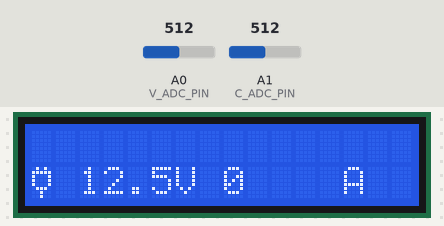
This sketch was run on a simulated Arduino Uno, built with avr-gcc and run on an emulated ATmega328P. Shown: 16×2 character LCD. The test bench sets the inputs (shaded band); at power-on: A0 (V_ADC_PIN) = 512, A1 (C_ADC_PIN) = 512. Random numbers use the default seed unless the sketch sets one; what the sketch prints to the serial monitor is not drawn.

Above: at 1.7 s.
1.8 s: A0 (V_ADC_PIN) set to 716
At 4.5 s:
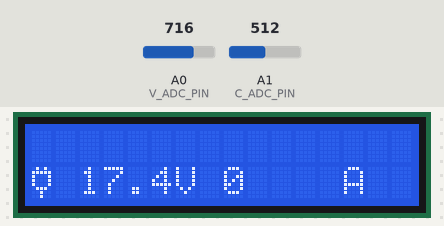
5.0 s: A1 (C_ADC_PIN) set to 716
At 8.0 s:
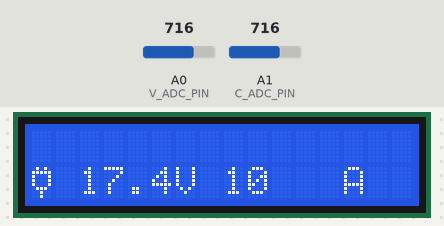
8.6 s: A1 (C_ADC_PIN) set to 699
At 10.0 s:
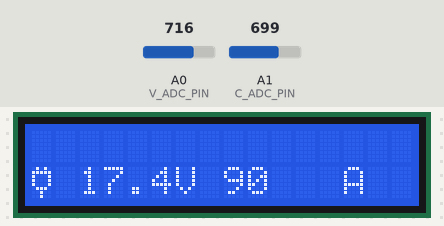
10.9 s: A0 (V_ADC_PIN) set to 900
At 13.5 s:
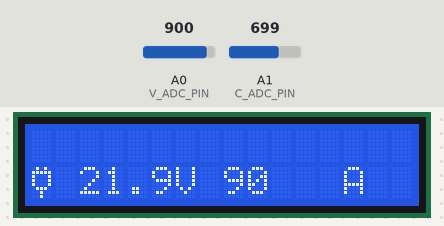
14.5 s: A0 (V_ADC_PIN) set to 1010
At 17.0 s:
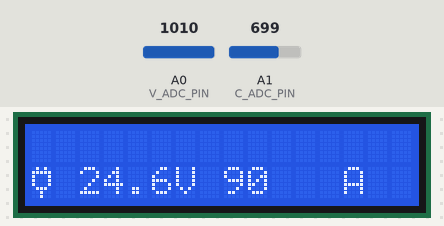
18.1 s: A1 (C_ADC_PIN) set to 529
At 20.5 s:
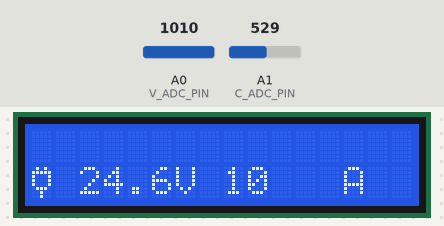
21.6 s: A1 (C_ADC_PIN) set to 499
Timing chart, 0 to 24.6 s (numbered marks = the images above; inputs shaded):
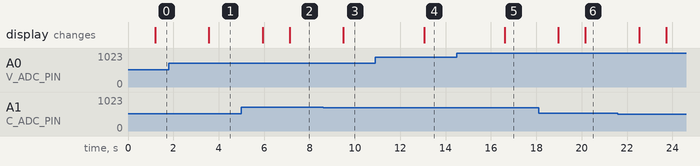

Measured:
- after the input at 1.8 s, the display: changes after 1.8 s (image 1)
- after the input at 5.0 s, the display: first changes after 0.94 s (image 2 shows a later state)
- after the input at 8.6 s, the display: changes after 0.90 s (image 3)
- after the input at 10.9 s, the display: changes after 2.2 s (image 4)
- after the input at 14.5 s, the display: changes after 2.1 s (image 5)
- after the input at 18.1 s, the display: first changes after 0.88 s (image 6 shows a later state)

The sketch:

solar_energy_ino.ino
```cpp
// main reference source: https://dronebotworkshop.com/dc-volt-current/
#include <LiquidCrystal.h>
#define V_ADC_PIN A0
#define C_ADC_PIN A1

#define VS1_R1 30000.0
#define VS1_R2 7500.0

#define BITS_PRECISION 10
#define REF_VOLTAGE 5.0

// NOTE: Use a SCALE_FACTOR that matches your version of ACS712
//#define SCALE_FACTOR 0.185 //5A
#define SCALE_FACTOR 0.1 //20A
//#define SCALE_FACTOR 0.066 //30A

int adc_value;


byte battery[8] =  //icon for battery
{
  0b01110,
  0b11011,
  0b10001,
  0b10001,
  0b10001,
  0b10001,
  0b10001,
  0b11111
};

byte energy[8] =  // icon for power
{
  0b00010,
  0b00100,
  0b01000,
  0b11111,
  0b00010,
  0b00100,
  0b01000,
  0b00000
};

byte charge[8] = // icon for battery charge
{
  0b01010,
  0b11111,
  0b10001,
  0b10001,
  0b10001,
  0b01110,
  0b00100,
  0b00100,
};
byte not_charge[8]=
{
  0b00000,
  0b10001,
  0b01010,
  0b00100,
  0b01010,
  0b10001,
  0b00000,
  0b00000,
};

LiquidCrystal lcd(12, 11, 5, 4, 3, 2);

/* lcd.setCursor(0,1);
 lcd.write(2);
 lcd.setCursor(2, 1);
  lcd.print("4.70"); */

void setup(){
   // Setup Serial Monitor
   Serial.begin(9600);
   lcd.begin(16, 2);
   lcd.createChar(2, charge);


}

void loop(){
  //float v = calculate_voltage(V_ADC_PIN, VS1_R1, VS1_R2);
  //float c = calculate_current(C_ADC_PIN);
  float v = calculate_voltage(0, VS1_R1, VS1_R2);
  float c = calculate_current(1);


  Serial.print("Vout = ");
  Serial.print(v,2);
  Serial.print(" Volts");
  Serial.print("\t Current = ");
  Serial.print(c, 2);
  Serial.println(" Amps");

  lcd.setCursor(0, 1);
  lcd.write(2);

  lcd.setCursor(2,1);
  lcd.print(v);
  lcd.setCursor(6,1);
  lcd.print("V");

  lcd.setCursor(8, 1);
  lcd.print(round(c));
  lcd.setCursor(13, 1);
  lcd.print("A");


  delay(50);
}

float calculate_voltage(int pin, float r1, float r2){
   float adc_voltage = 0.0;
   float in_voltage = 0.0;
   if(pin == -1){
    adc_value = random(0, pow(2, BITS_PRECISION));
   }else{
    adc_value = analogRead(pin);

      }

   adc_voltage  = (adc_value * REF_VOLTAGE) / pow(2, BITS_PRECISION);

   // Calculate voltage at divider input
   // voltage divider formula ==> Vout = (Vin*R2) / (R1 + R2); Vin = (Vout * (R1+R2))/R2
   // https://ohmslawcalculator.com/voltage-divider-calculator
   in_voltage = adc_voltage / (r2/(r1+r2));

   return in_voltage;
  }


float calculate_current(int pin){
  double v_out = 0;
  double current = 0;
  // Constants for A/D converter resolution
  // Reference voltage is 5V if not using AREF external reference
  // Zero point is half of Reference Voltage

  double adc_voltage = REF_VOLTAGE/ pow(2, BITS_PRECISION);
  double zero_point = REF_VOLTAGE / 2;


  // Vout is read 1000 Times for precision
  if (pin == -1){
    int adc_read = random(0, pow(2, BITS_PRECISION));
    for(int i = 0; i < 1000; i++) {
      v_out = (v_out + (adc_voltage * adc_read));
      delay(1);
    }
  }else{
    for(int i = 0; i < 1000; i++) {
    v_out = (v_out + (adc_voltage * analogRead(pin)));
    delay(1);
    }
  }

  // Get v_out in mv
  v_out = v_out /1000;

  // Convert v_out into current using Scale Factor
  current = (v_out - zero_point)/ SCALE_FACTOR;
  return (float)current;
}
```
